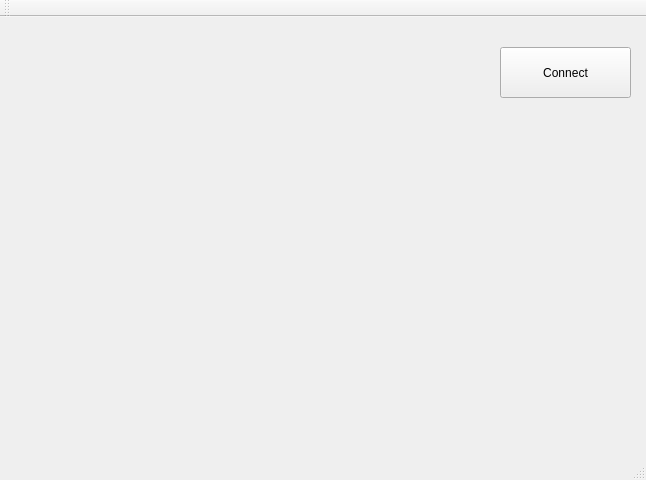
<?xml version="1.0" encoding="UTF-8"?>
<ui version="4.0">
 <class>MainWindow</class>
 <widget class="QMainWindow" name="MainWindow">
  <property name="geometry">
   <rect>
    <x>0</x>
    <y>0</y>
    <width>646</width>
    <height>480</height>
   </rect>
  </property>
  <property name="windowTitle">
   <string>MainWindow</string>
  </property>
  <widget class="QWidget" name="centralWidget">
   <widget class="QVTKWidget" name="qvtkWidget">
    <property name="geometry">
     <rect>
      <x>20</x>
      <y>30</y>
      <width>451</width>
      <height>361</height>
     </rect>
    </property>
   </widget>
   <widget class="QPushButton" name="pushButton_connect">
    <property name="geometry">
     <rect>
      <x>500</x>
      <y>30</y>
      <width>131</width>
      <height>51</height>
     </rect>
    </property>
    <property name="text">
     <string>Connect</string>
    </property>
   </widget>
  </widget>
  <widget class="QMenuBar" name="menuBar">
   <property name="geometry">
    <rect>
     <x>0</x>
     <y>0</y>
     <width>646</width>
     <height>19</height>
    </rect>
   </property>
  </widget>
  <widget class="QToolBar" name="mainToolBar">
   <attribute name="toolBarArea">
    <enum>TopToolBarArea</enum>
   </attribute>
   <attribute name="toolBarBreak">
    <bool>false</bool>
   </attribute>
  </widget>
  <widget class="QStatusBar" name="statusBar"/>
 </widget>
 <layoutdefault spacing="6" margin="11"/>
 <customwidgets>
  <customwidget>
   <class>QVTKWidget</class>
   <extends>QWidget</extends>
   <header>QVTKWidget.h</header>
  </customwidget>
 </customwidgets>
 <resources/>
 <connections/>
</ui>
